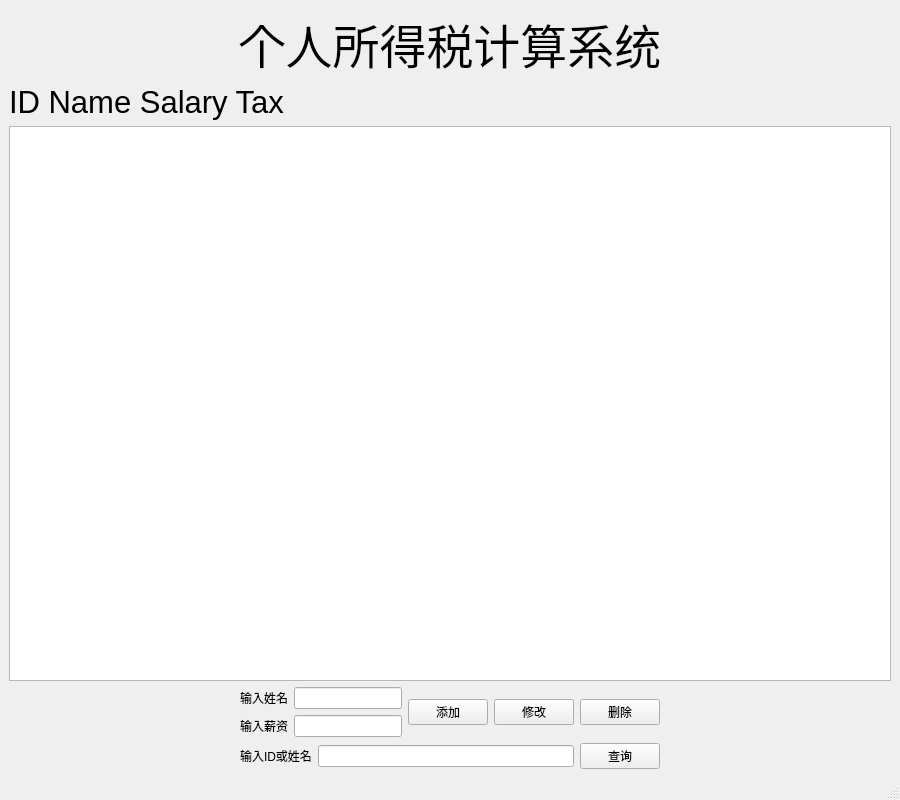
<?xml version="1.0" encoding="UTF-8"?>
<ui version="4.0">
 <class>WagesTax</class>
 <widget class="QMainWindow" name="WagesTax">
  <property name="geometry">
   <rect>
    <x>0</x>
    <y>0</y>
    <width>900</width>
    <height>800</height>
   </rect>
  </property>
  <property name="minimumSize">
   <size>
    <width>900</width>
    <height>800</height>
   </size>
  </property>
  <property name="maximumSize">
   <size>
    <width>900</width>
    <height>800</height>
   </size>
  </property>
  <property name="windowTitle">
   <string>WagesTax</string>
  </property>
  <widget class="QWidget" name="centralwidget">
   <layout class="QVBoxLayout" name="verticalLayout_6">
    <item>
     <widget class="QLabel" name="label_2">
      <property name="font">
       <font>
        <pointsize>35</pointsize>
       </font>
      </property>
      <property name="text">
       <string>个人所得税计算系统</string>
      </property>
      <property name="alignment">
       <set>Qt::AlignCenter</set>
      </property>
     </widget>
    </item>
    <item>
     <widget class="QLabel" name="label_5">
      <property name="font">
       <font>
        <pointsize>23</pointsize>
       </font>
      </property>
      <property name="text">
       <string>&lt;html&gt;&lt;head/&gt;&lt;body&gt;&lt;p&gt;ID   Name   Salary  Tax&lt;/p&gt;&lt;/body&gt;&lt;/html&gt;</string>
      </property>
      <property name="alignment">
       <set>Qt::AlignLeading|Qt::AlignLeft|Qt::AlignVCenter</set>
      </property>
     </widget>
    </item>
    <item>
     <widget class="QListWidget" name="listWidget"/>
    </item>
    <item>
     <layout class="QHBoxLayout" name="horizontalLayout_7">
      <item>
       <spacer name="horizontalSpacer">
        <property name="orientation">
         <enum>Qt::Horizontal</enum>
        </property>
        <property name="sizeHint" stdset="0">
         <size>
          <width>40</width>
          <height>20</height>
         </size>
        </property>
       </spacer>
      </item>
      <item>
       <layout class="QVBoxLayout" name="verticalLayout_5">
        <item>
         <layout class="QHBoxLayout" name="horizontalLayout_2">
          <item>
           <layout class="QHBoxLayout" name="horizontalLayout">
            <item>
             <layout class="QVBoxLayout" name="verticalLayout">
              <item>
               <widget class="QLabel" name="label_3">
                <property name="text">
                 <string>输入姓名</string>
                </property>
               </widget>
              </item>
              <item>
               <widget class="QLabel" name="label_4">
                <property name="text">
                 <string>输入薪资</string>
                </property>
               </widget>
              </item>
             </layout>
            </item>
            <item>
             <layout class="QVBoxLayout" name="verticalLayout_2">
              <item>
               <widget class="QLineEdit" name="name_edit"/>
              </item>
              <item>
               <widget class="QLineEdit" name="salary_edit_2"/>
              </item>
             </layout>
            </item>
           </layout>
          </item>
          <item>
           <widget class="QPushButton" name="add">
            <property name="text">
             <string>添加</string>
            </property>
           </widget>
          </item>
          <item>
           <widget class="QPushButton" name="modify">
            <property name="text">
             <string>修改</string>
            </property>
           </widget>
          </item>
          <item>
           <widget class="QPushButton" name="delete_2">
            <property name="text">
             <string>删除</string>
            </property>
           </widget>
          </item>
         </layout>
        </item>
        <item>
         <layout class="QHBoxLayout" name="horizontalLayout_4"/>
        </item>
        <item>
         <layout class="QHBoxLayout" name="horizontalLayout_6">
          <item>
           <widget class="QLabel" name="label_7">
            <property name="text">
             <string>输入ID或姓名</string>
            </property>
           </widget>
          </item>
          <item>
           <widget class="QLineEdit" name="query_edit_6"/>
          </item>
          <item>
           <widget class="QPushButton" name="query">
            <property name="text">
             <string>查询</string>
            </property>
           </widget>
          </item>
         </layout>
        </item>
        <item>
         <layout class="QHBoxLayout" name="horizontalLayout_3"/>
        </item>
       </layout>
      </item>
      <item>
       <spacer name="horizontalSpacer_2">
        <property name="orientation">
         <enum>Qt::Horizontal</enum>
        </property>
        <property name="sizeHint" stdset="0">
         <size>
          <width>40</width>
          <height>20</height>
         </size>
        </property>
       </spacer>
      </item>
     </layout>
    </item>
   </layout>
  </widget>
  <widget class="QMenuBar" name="menubar">
   <property name="geometry">
    <rect>
     <x>0</x>
     <y>0</y>
     <width>900</width>
     <height>26</height>
    </rect>
   </property>
  </widget>
  <widget class="QStatusBar" name="statusbar"/>
 </widget>
 <resources/>
 <connections/>
</ui>
